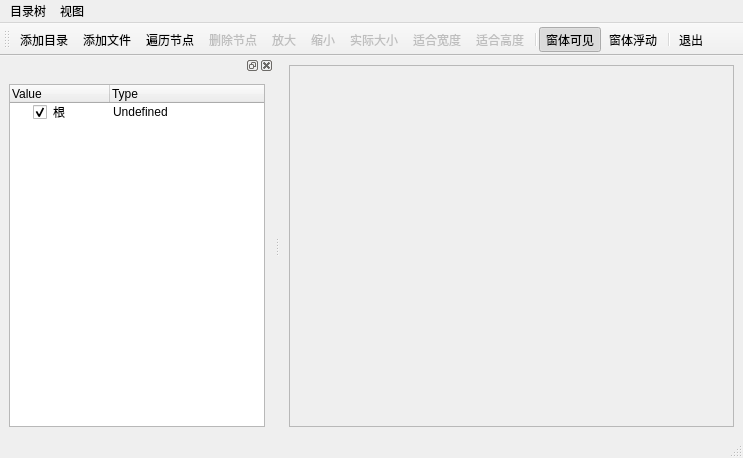
<?xml version="1.0" encoding="UTF-8"?>
<ui version="4.0">
 <class>MainWindow</class>
 <widget class="QMainWindow" name="MainWindow">
  <property name="geometry">
   <rect>
    <x>0</x>
    <y>0</y>
    <width>743</width>
    <height>458</height>
   </rect>
  </property>
  <property name="windowTitle">
   <string>MainWindow</string>
  </property>
  <widget class="QWidget" name="centralwidget">
   <layout class="QHBoxLayout" name="horizontalLayout">
    <item>
     <widget class="QScrollArea" name="scrollArea">
      <property name="widgetResizable">
       <bool>true</bool>
      </property>
      <property name="alignment">
       <set>Qt::AlignmentFlag::AlignCenter</set>
      </property>
      <widget class="QWidget" name="scrollAreaWidgetContents">
       <property name="geometry">
        <rect>
         <x>0</x>
         <y>0</y>
         <width>460</width>
         <height>366</height>
        </rect>
       </property>
       <property name="autoFillBackground">
        <bool>true</bool>
       </property>
       <layout class="QHBoxLayout" name="horizontalLayout_2"/>
      </widget>
     </widget>
    </item>
   </layout>
  </widget>
  <widget class="QMenuBar" name="menubar">
   <property name="geometry">
    <rect>
     <x>0</x>
     <y>0</y>
     <width>743</width>
     <height>18</height>
    </rect>
   </property>
   <widget class="QMenu" name="menu">
    <property name="title">
     <string>目录树</string>
    </property>
    <addaction name="actAddFolder"/>
    <addaction name="actAddFiles"/>
    <addaction name="separator"/>
    <addaction name="actScanItems"/>
    <addaction name="actDeleteItem"/>
   </widget>
   <widget class="QMenu" name="menu_2">
    <property name="title">
     <string>视图</string>
    </property>
    <addaction name="actZoomOut"/>
    <addaction name="actZoomIn"/>
    <addaction name="actZoomRealSize"/>
    <addaction name="separator"/>
    <addaction name="actZoomFitW"/>
    <addaction name="actZoomFitH"/>
   </widget>
   <addaction name="menu"/>
   <addaction name="menu_2"/>
  </widget>
  <widget class="QStatusBar" name="statusbar"/>
  <widget class="QToolBar" name="toolBar">
   <property name="windowTitle">
    <string>toolBar</string>
   </property>
   <property name="toolButtonStyle">
    <enum>Qt::ToolButtonStyle::ToolButtonTextUnderIcon</enum>
   </property>
   <attribute name="toolBarArea">
    <enum>TopToolBarArea</enum>
   </attribute>
   <attribute name="toolBarBreak">
    <bool>false</bool>
   </attribute>
   <addaction name="actAddFolder"/>
   <addaction name="actAddFiles"/>
   <addaction name="actScanItems"/>
   <addaction name="actDeleteItem"/>
   <addaction name="actZoomOut"/>
   <addaction name="actZoomIn"/>
   <addaction name="actZoomRealSize"/>
   <addaction name="actZoomFitW"/>
   <addaction name="actZoomFitH"/>
   <addaction name="separator"/>
   <addaction name="actDockVisible"/>
   <addaction name="actDockFloat"/>
   <addaction name="separator"/>
   <addaction name="actQuit"/>
  </widget>
  <widget class="QDockWidget" name="dockWidget">
   <attribute name="dockWidgetArea">
    <number>1</number>
   </attribute>
   <widget class="QWidget" name="dockWidgetContents">
    <layout class="QVBoxLayout" name="verticalLayout">
     <item>
      <widget class="QTreeWidget" name="treeWidget">
       <column>
        <property name="text">
         <string>Value</string>
        </property>
       </column>
       <column>
        <property name="text">
         <string>Type</string>
        </property>
       </column>
       <item>
        <property name="text">
         <string>根</string>
        </property>
        <property name="checkState">
         <enum>Checked</enum>
        </property>
        <property name="icon">
         <iconset resource="res.qrc">
          <normaloff>:/images/icons/300.bmp</normaloff>:/images/icons/300.bmp</iconset>
        </property>
        <property name="text">
         <string>Undefined</string>
        </property>
        <property name="flags">
         <set>ItemIsSelectable|ItemIsEditable|ItemIsDragEnabled|ItemIsDropEnabled|ItemIsUserCheckable|ItemIsEnabled|ItemIsAutoTristate</set>
        </property>
       </item>
      </widget>
     </item>
    </layout>
   </widget>
  </widget>
  <action name="actAddFolder">
   <property name="checkable">
    <bool>false</bool>
   </property>
   <property name="icon">
    <iconset resource="res.qrc">
     <normaloff>:/images/icons/open3.bmp</normaloff>:/images/icons/open3.bmp</iconset>
   </property>
   <property name="text">
    <string>添加目录...</string>
   </property>
   <property name="toolTip">
    <string>添加目录</string>
   </property>
   <property name="shortcut">
    <string>Ctrl+F</string>
   </property>
  </action>
  <action name="actAddFiles">
   <property name="icon">
    <iconset resource="res.qrc">
     <normaloff>:/images/icons/824.bmp</normaloff>:/images/icons/824.bmp</iconset>
   </property>
   <property name="text">
    <string>添加文件...</string>
   </property>
   <property name="toolTip">
    <string>添加文件</string>
   </property>
   <property name="shortcut">
    <string>Ctrl+N</string>
   </property>
  </action>
  <action name="actZoomOut">
   <property name="enabled">
    <bool>false</bool>
   </property>
   <property name="icon">
    <iconset resource="res.qrc">
     <normaloff>:/images/icons/418.bmp</normaloff>:/images/icons/418.bmp</iconset>
   </property>
   <property name="text">
    <string>放大</string>
   </property>
   <property name="toolTip">
    <string>放大图片</string>
   </property>
   <property name="shortcut">
    <string>Ctrl+I</string>
   </property>
  </action>
  <action name="actZoomIn">
   <property name="enabled">
    <bool>false</bool>
   </property>
   <property name="icon">
    <iconset resource="res.qrc">
     <normaloff>:/images/icons/416.bmp</normaloff>:/images/icons/416.bmp</iconset>
   </property>
   <property name="text">
    <string>缩小</string>
   </property>
   <property name="toolTip">
    <string>缩小图片</string>
   </property>
   <property name="shortcut">
    <string>Ctrl+O</string>
   </property>
  </action>
  <action name="actZoomRealSize">
   <property name="enabled">
    <bool>false</bool>
   </property>
   <property name="icon">
    <iconset resource="res.qrc">
     <normaloff>:/images/icons/414.bmp</normaloff>:/images/icons/414.bmp</iconset>
   </property>
   <property name="text">
    <string>实际大小</string>
   </property>
   <property name="toolTip">
    <string>图片实际大小显示</string>
   </property>
  </action>
  <action name="actZoomFitW">
   <property name="enabled">
    <bool>false</bool>
   </property>
   <property name="icon">
    <iconset resource="res.qrc">
     <normaloff>:/images/icons/424.bmp</normaloff>:/images/icons/424.bmp</iconset>
   </property>
   <property name="text">
    <string>适合宽度</string>
   </property>
   <property name="toolTip">
    <string>适合宽度显示</string>
   </property>
   <property name="shortcut">
    <string>Ctrl+W</string>
   </property>
  </action>
  <action name="actDeleteItem">
   <property name="enabled">
    <bool>false</bool>
   </property>
   <property name="icon">
    <iconset resource="res.qrc">
     <normaloff>:/images/icons/delete1.bmp</normaloff>:/images/icons/delete1.bmp</iconset>
   </property>
   <property name="text">
    <string>删除节点</string>
   </property>
   <property name="toolTip">
    <string>删除节点</string>
   </property>
  </action>
  <action name="actQuit">
   <property name="icon">
    <iconset resource="res.qrc">
     <normaloff>:/images/icons/exit.bmp</normaloff>:/images/icons/exit.bmp</iconset>
   </property>
   <property name="text">
    <string>退出</string>
   </property>
   <property name="toolTip">
    <string>退出本系统</string>
   </property>
  </action>
  <action name="actZoomFitH">
   <property name="enabled">
    <bool>false</bool>
   </property>
   <property name="icon">
    <iconset resource="res.qrc">
     <normaloff>:/images/icons/426.bmp</normaloff>:/images/icons/426.bmp</iconset>
   </property>
   <property name="text">
    <string>适合高度</string>
   </property>
   <property name="shortcut">
    <string>Ctrl+H</string>
   </property>
  </action>
  <action name="actScanItems">
   <property name="icon">
    <iconset resource="res.qrc">
     <normaloff>:/images/icons/fold.bmp</normaloff>:/images/icons/fold.bmp</iconset>
   </property>
   <property name="text">
    <string>遍历节点</string>
   </property>
   <property name="toolTip">
    <string>遍历节点</string>
   </property>
  </action>
  <action name="actDockVisible">
   <property name="checkable">
    <bool>true</bool>
   </property>
   <property name="checked">
    <bool>true</bool>
   </property>
   <property name="icon">
    <iconset resource="res.qrc">
     <normaloff>:/images/icons/414.bmp</normaloff>:/images/icons/414.bmp</iconset>
   </property>
   <property name="text">
    <string>窗体可见</string>
   </property>
   <property name="toolTip">
    <string>窗体可见</string>
   </property>
  </action>
  <action name="actDockFloat">
   <property name="checkable">
    <bool>true</bool>
   </property>
   <property name="checked">
    <bool>false</bool>
   </property>
   <property name="icon">
    <iconset resource="res.qrc">
     <normaloff>:/images/icons/814.bmp</normaloff>:/images/icons/814.bmp</iconset>
   </property>
   <property name="text">
    <string>窗体浮动</string>
   </property>
   <property name="toolTip">
    <string>窗体浮动</string>
   </property>
  </action>
 </widget>
 <resources>
  <include location="res.qrc"/>
 </resources>
 <connections>
  <connection>
   <sender>actQuit</sender>
   <signal>triggered()</signal>
   <receiver>MainWindow</receiver>
   <slot>close()</slot>
   <hints>
    <hint type="sourcelabel">
     <x>-1</x>
     <y>-1</y>
    </hint>
    <hint type="destinationlabel">
     <x>399</x>
     <y>299</y>
    </hint>
   </hints>
  </connection>
 </connections>
</ui>
